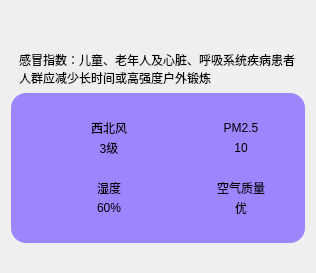
        <widget class="QWidget" name="widget_10" native="true">
         <layout class="QVBoxLayout" name="verticalLayout_7">
          <property name="bottomMargin">
           <number>30</number>
          </property>
          <item>
           <spacer name="verticalSpacer">
            <property name="orientation">
             <enum>Qt::Orientation::Vertical</enum>
            </property>
            <property name="sizeHint" stdset="0">
             <size>
              <width>20</width>
              <height>40</height>
             </size>
            </property>
           </spacer>
          </item>
          <item>
           <widget class="QLabel" name="lblGanMao">
            <property name="styleSheet">
             <string notr="true">background-color: rgba(60, 60, 60, 0);
padding-left: 5px;
padding-right: 5px;</string>
            </property>
            <property name="text">
             <string>感冒指数：儿童、老年人及心脏、呼吸系统疾病患者人群应减少长时间或高强度户外锻炼</string>
            </property>
            <property name="wordWrap">
             <bool>true</bool>
            </property>
           </widget>
          </item>
          <item>
           <widget class="QWidget" name="widget_2" native="true">
            <property name="styleSheet">
             <string notr="true">background-color: rgb(157, 133, 255);
border-radius: 15px</string>
            </property>
            <layout class="QGridLayout" name="gridLayout_2">
             <property name="leftMargin">
              <number>40</number>
             </property>
             <property name="topMargin">
              <number>25</number>
             </property>
             <property name="rightMargin">
              <number>40</number>
             </property>
             <property name="bottomMargin">
              <number>25</number>
             </property>
             <property name="horizontalSpacing">
              <number>50</number>
             </property>
             <property name="verticalSpacing">
              <number>20</number>
             </property>
             <item row="0" column="0">
              <layout class="QHBoxLayout" name="horizontalLayout_6">
               <item>
                <widget class="QLabel" name="lblWindIcon">
                 <property name="minimumSize">
                  <size>
                   <width>40</width>
                   <height>40</height>
                  </size>
                 </property>
                 <property name="maximumSize">
                  <size>
                   <width>40</width>
                   <height>40</height>
                  </size>
                 </property>
                 <property name="styleSheet">
                  <string notr="true">background-color: rgba(255, 255, 255, 0);</string>
                 </property>
                 <property name="text">
                  <string/>
                 </property>
                 <property name="pixmap">
                  <pixmap resource="res.qrc">:/res/wind.png</pixmap>
                 </property>
                 <property name="scaledContents">
                  <bool>true</bool>
                 </property>
                </widget>
               </item>
               <item>
                <layout class="QVBoxLayout" name="verticalLayout_4">
                 <item>
                  <widget class="QLabel" name="lblWindFx">
                   <property name="styleSheet">
                    <string notr="true">background-color: rgba(255, 255, 255,0);
font: 10pt &quot;微软雅黑&quot;;</string>
                   </property>
                   <property name="text">
                    <string>西北风</string>
                   </property>
                   <property name="alignment">
                    <set>Qt::AlignmentFlag::AlignCenter</set>
                   </property>
                   <property name="wordWrap">
                    <bool>false</bool>
                   </property>
                  </widget>
                 </item>
                 <item>
                  <widget class="QLabel" name="lblWindFl">
                   <property name="styleSheet">
                    <string notr="true">background-color: rgba(255, 255, 255,0);
font: 10pt &quot;微软雅黑&quot;;</string>
                   </property>
                   <property name="text">
                    <string>3级</string>
                   </property>
                   <property name="alignment">
                    <set>Qt::AlignmentFlag::AlignCenter</set>
                   </property>
                  </widget>
                 </item>
                </layout>
               </item>
              </layout>
             </item>
             <item row="0" column="1">
              <layout class="QHBoxLayout" name="horizontalLayout_5">
               <item>
                <widget class="QLabel" name="label_3">
                 <property name="minimumSize">
                  <size>
                   <width>40</width>
                   <height>40</height>
                  </size>
                 </property>
                 <property name="maximumSize">
                  <size>
                   <width>40</width>
                   <height>40</height>
                  </size>
                 </property>
                 <property name="styleSheet">
                  <string notr="true">background-color: rgba(255, 255, 255, 0);</string>
                 </property>
                 <property name="text">
                  <string/>
                 </property>
                 <property name="pixmap">
                  <pixmap resource="res.qrc">:/res/pm25.png</pixmap>
                 </property>
                 <property name="scaledContents">
                  <bool>true</bool>
                 </property>
                </widget>
               </item>
               <item>
                <layout class="QVBoxLayout" name="verticalLayout_3">
                 <item>
                  <widget class="QLabel" name="label">
                   <property name="styleSheet">
                    <string notr="true">background-color: rgba(255, 255, 255,0);
font: 10pt &quot;微软雅黑&quot;;</string>
                   </property>
                   <property name="text">
                    <string>PM2.5</string>
                   </property>
                   <property name="alignment">
                    <set>Qt::AlignmentFlag::AlignCenter</set>
                   </property>
                  </widget>
                 </item>
                 <item>
                  <widget class="QLabel" name="lblPM25">
                   <property name="styleSheet">
                    <string notr="true">background-color: rgba(255, 255, 255,0);
font: 10pt &quot;微软雅黑&quot;;</string>
                   </property>
                   <property name="text">
                    <string>10</string>
                   </property>
                   <property name="alignment">
                    <set>Qt::AlignmentFlag::AlignCenter</set>
                   </property>
                  </widget>
                 </item>
                </layout>
               </item>
              </layout>
             </item>
             <item row="1" column="0">
              <layout class="QHBoxLayout" name="horizontalLayout_7">
               <item>
                <widget class="QLabel" name="label_4">
                 <property name="minimumSize">
                  <size>
                   <width>40</width>
                   <height>40</height>
                  </size>
                 </property>
                 <property name="maximumSize">
                  <size>
                   <width>40</width>
                   <height>40</height>
                  </size>
                 </property>
                 <property name="styleSheet">
                  <string notr="true">background-color: rgba(255, 255, 255, 0);</string>
                 </property>
                 <property name="text">
                  <string/>
                 </property>
                 <property name="pixmap">
                  <pixmap resource="res.qrc">:/res/humidity.png</pixmap>
                 </property>
                 <property name="scaledContents">
                  <bool>true</bool>
                 </property>
                </widget>
               </item>
               <item>
                <layout class="QVBoxLayout" name="verticalLayout_5">
                 <item>
                  <widget class="QLabel" name="label_5">
                   <property name="styleSheet">
                    <string notr="true">background-color: rgba(255, 255, 255,0);
font: 10pt &quot;微软雅黑&quot;;</string>
                   </property>
                   <property name="text">
                    <string>湿度</string>
                   </property>
                   <property name="alignment">
                    <set>Qt::AlignmentFlag::AlignCenter</set>
                   </property>
                  </widget>
                 </item>
                 <item>
                  <widget class="QLabel" name="lblShiDu">
                   <property name="styleSheet">
                    <string notr="true">background-color: rgba(255, 255, 255,0);
font: 10pt &quot;微软雅黑&quot;;</string>
                   </property>
                   <property name="text">
                    <string>60%</string>
                   </property>
                   <property name="alignment">
                    <set>Qt::AlignmentFlag::AlignCenter</set>
                   </property>
                  </widget>
                 </item>
                </layout>
               </item>
              </layout>
             </item>
             <item row="1" column="1">
              <layout class="QHBoxLayout" name="horizontalLayout_8">
               <item>
                <widget class="QLabel" name="label_7">
                 <property name="minimumSize">
                  <size>
                   <width>40</width>
                   <height>40</height>
                  </size>
                 </property>
                 <property name="maximumSize">
                  <size>
                   <width>40</width>
                   <height>40</height>
                  </size>
                 </property>
                 <property name="styleSheet">
                  <string notr="true">background-color: rgba(255, 255, 255, 0);</string>
                 </property>
                 <property name="text">
                  <string/>
                 </property>
                 <property name="pixmap">
                  <pixmap resource="res.qrc">:/res/aqi.png</pixmap>
                 </property>
                 <property name="scaledContents">
                  <bool>true</bool>
                 </property>
                </widget>
               </item>
               <item>
                <layout class="QVBoxLayout" name="verticalLayout_6">
                 <item>
                  <widget class="QLabel" name="label_8">
                   <property name="styleSheet">
                    <string notr="true">background-color: rgba(255, 255, 255,0);
font: 10pt &quot;微软雅黑&quot;;</string>
                   </property>
                   <property name="text">
                    <string>空气质量</string>
                   </property>
                   <property name="alignment">
                    <set>Qt::AlignmentFlag::AlignCenter</set>
                   </property>
                  </widget>
                 </item>
                 <item>
                  <widget class="QLabel" name="lblQuality">
                   <property name="styleSheet">
                    <string notr="true">background-color: rgba(255, 255, 255,0);
font: 10pt &quot;微软雅黑&quot;;</string>
                   </property>
                   <property name="text">
                    <string>优</string>
                   </property>
                   <property name="alignment">
                    <set>Qt::AlignmentFlag::AlignCenter</set>
                   </property>
                  </widget>
                 </item>
                </layout>
               </item>
              </layout>
             </item>
            </layout>
           </widget>
          </item>
         </layout>
        </widget>
